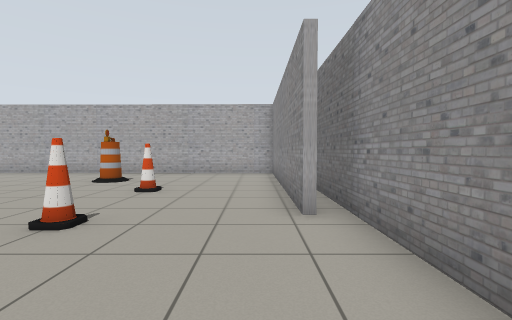
View 1 (above)

16 first-person views from a walk through a Gazebo world. The camera is 0.94 m above the floor, tilts 2° down and sees 85° across. Floor lines are 1 m apart. The floor is counted in squares, 1 m on a side. Each view is taken from the middle of a square. On the plan, view 1 faces up. The plan holds only what a view shows up to about 11 squares ahead; the rest is blank. Gazebo's built-in surfaces are drawn with simple patterns.

View 2
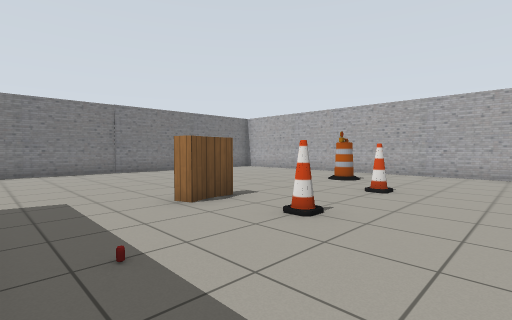

View 3
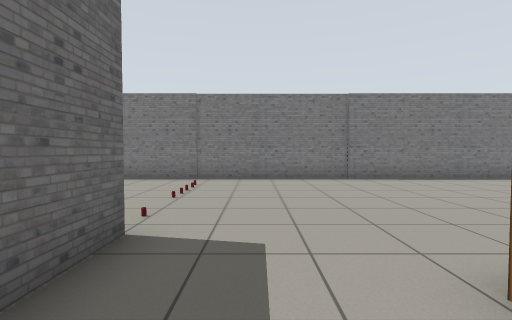

View 4
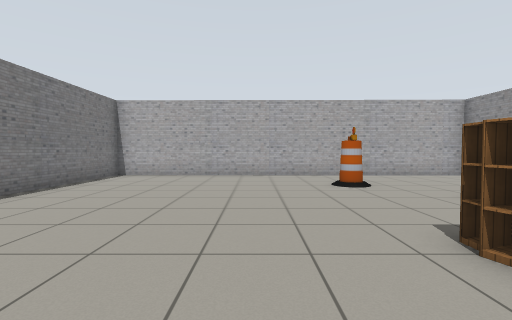

View 5
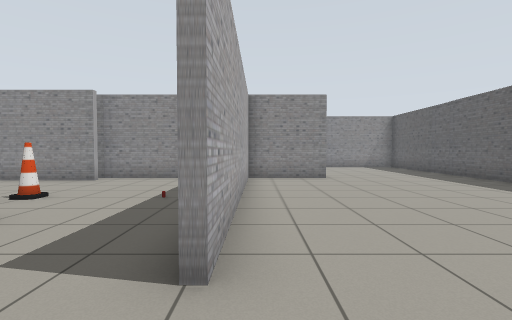

View 6
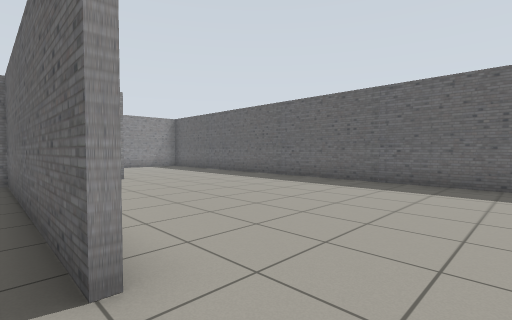

View 7
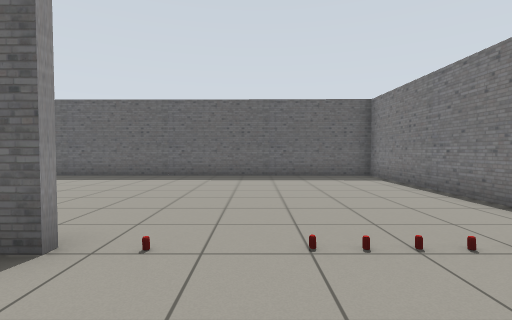

View 8
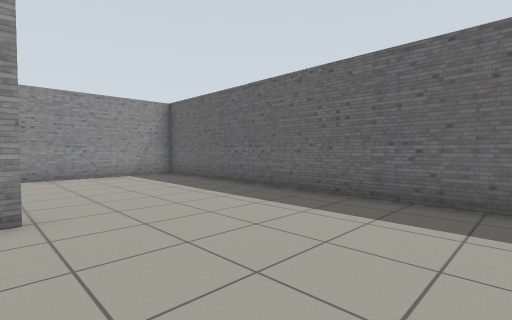

View 9
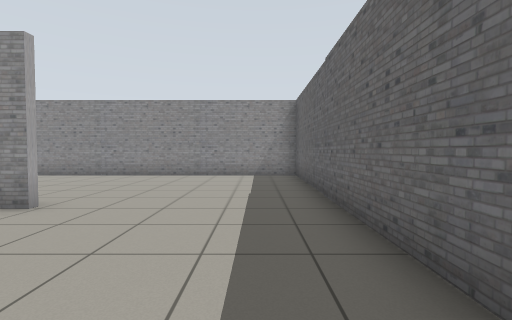

View 10
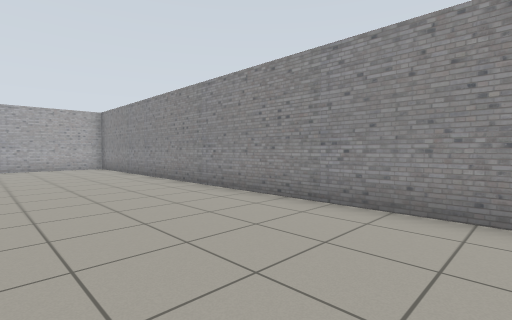

View 11
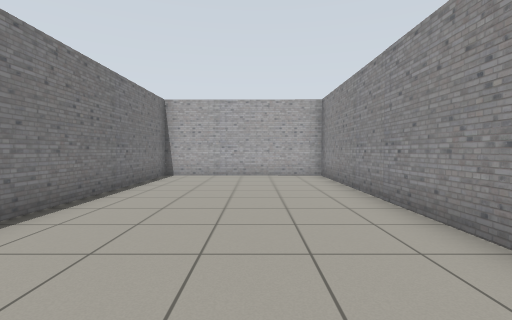

View 12
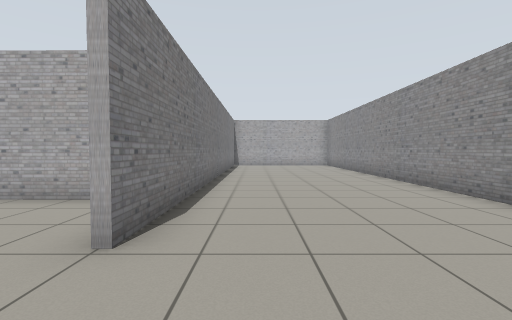

View 13
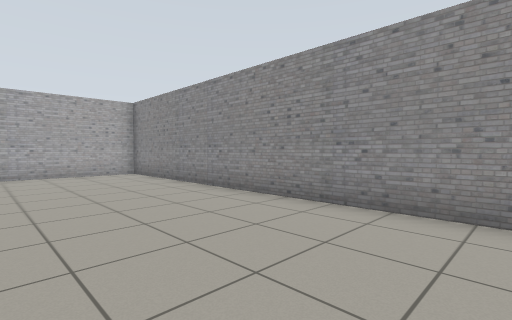

View 14
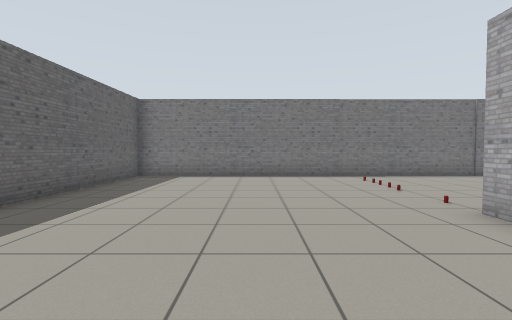

View 15
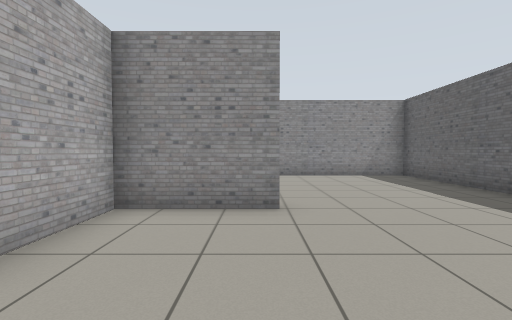

View 16
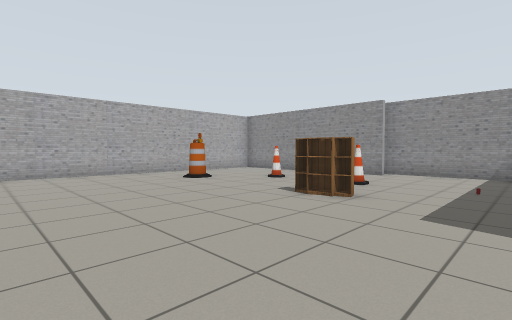

### Floor plan
Points are (right, up) in squares from view 1. A wall is a line through its corners. A room is listed if a view was taken in it or the views show most of it. See-through windows are left out.
Room 1 (views 1, 2, 3, 4, 5, 6, 7, 8, 9, 10, 11, 12, 13, 14, 15, 16)
walls: (1.5, -0.7) (-6.1, -0.7); (0.7, 4) (0.7, 10.5); (-6.1, -0.5) (1.5, -0.5); (1.4, -3.5) (1.4, 6.6); (0.7, 11.4) (-12.2, 11.5) (-12.2, -8.3) (7.4, -8.5) (7.4, 11.3) (1.6, 11.4) (1.6, -3.4)
objects: other object (-11, -1); other object (-10, -1); other object (-9, -1); other object (-7, -1); bookshelf (-5, 3); bookshelf (-5, 4); barrel (-4, 8) to (-4, 9); cone (-3, 6); drink can (-2, 1); cone (-2, 3)

Where each view was taken, in squares from view 1:
view 1: 0 up, 0 right, facing up
view 2: 0 up, 0 right, facing up-left
view 3: 1 up, 3 left, facing left
view 4: 1 up, 7 left, facing up
view 5: 1 down, 8 left, facing right
view 6: 0 up, 8 left, facing down-right
view 7: 2 up, 8 left, facing down
view 8: 3 down, 3 left, facing down-right
view 9: 7 down, 3 left, facing right
view 10: 4 down, 3 right, facing up-right
view 11: 1 up, 5 right, facing up
view 12: 6 down, 3 right, facing up
view 13: 0 up, 3 right, facing up-right
view 14: 4 down, 2 left, facing left
view 15: 3 down, 3 left, facing right
view 16: 0 up, 10 left, facing up-right
